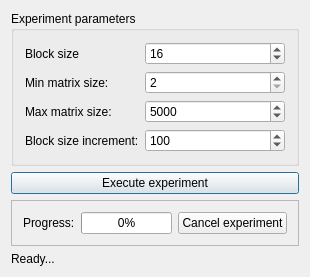
<?xml version="1.0" encoding="UTF-8"?>
<ui version="4.0">
 <class>CMainWindow</class>
 <widget class="QDialog" name="CMainWindow">
  <property name="geometry">
   <rect>
    <x>0</x>
    <y>0</y>
    <width>280</width>
    <height>252</height>
   </rect>
  </property>
  <property name="sizePolicy">
   <sizepolicy hsizetype="Maximum" vsizetype="Maximum">
    <horstretch>0</horstretch>
    <verstretch>0</verstretch>
   </sizepolicy>
  </property>
  <property name="windowTitle">
   <string>CMainWindow</string>
  </property>
  <layout class="QVBoxLayout" name="verticalLayout">
   <item>
    <widget class="QGroupBox" name="gbParameters">
     <property name="sizePolicy">
      <sizepolicy hsizetype="Expanding" vsizetype="Maximum">
       <horstretch>0</horstretch>
       <verstretch>0</verstretch>
      </sizepolicy>
     </property>
     <property name="title">
      <string>Experiment parameters</string>
     </property>
     <layout class="QFormLayout" name="formLayout">
      <item row="0" column="0">
       <widget class="QLabel" name="lbBlockSize">
        <property name="text">
         <string>Block size</string>
        </property>
       </widget>
      </item>
      <item row="0" column="1">
       <widget class="QSpinBox" name="sbBlockSize">
        <property name="minimum">
         <number>1</number>
        </property>
        <property name="maximum">
         <number>999999999</number>
        </property>
        <property name="singleStep">
         <number>1000</number>
        </property>
        <property name="value">
         <number>16</number>
        </property>
       </widget>
      </item>
      <item row="1" column="0">
       <widget class="QLabel" name="lbMinMatrixSize">
        <property name="text">
         <string>Min matrix size:</string>
        </property>
       </widget>
      </item>
      <item row="2" column="0">
       <widget class="QLabel" name="lbMaxMatrixSize">
        <property name="text">
         <string>Max matrix size:</string>
        </property>
       </widget>
      </item>
      <item row="3" column="0">
       <widget class="QLabel" name="lbMatrixSizeIncrement">
        <property name="text">
         <string>Block size increment:</string>
        </property>
       </widget>
      </item>
      <item row="1" column="1">
       <widget class="QSpinBox" name="sbMinMatrixSize">
        <property name="minimum">
         <number>2</number>
        </property>
        <property name="maximum">
         <number>999999999</number>
        </property>
       </widget>
      </item>
      <item row="2" column="1">
       <widget class="QSpinBox" name="sbMaxMatrixSize">
        <property name="minimum">
         <number>2</number>
        </property>
        <property name="maximum">
         <number>999999999</number>
        </property>
        <property name="value">
         <number>5000</number>
        </property>
       </widget>
      </item>
      <item row="3" column="1">
       <widget class="QSpinBox" name="sbMatrixSizeIncrement">
        <property name="minimum">
         <number>1</number>
        </property>
        <property name="maximum">
         <number>999999999</number>
        </property>
        <property name="value">
         <number>100</number>
        </property>
       </widget>
      </item>
     </layout>
    </widget>
   </item>
   <item>
    <widget class="QPushButton" name="btnExecExperiment">
     <property name="sizePolicy">
      <sizepolicy hsizetype="Preferred" vsizetype="Fixed">
       <horstretch>0</horstretch>
       <verstretch>0</verstretch>
      </sizepolicy>
     </property>
     <property name="text">
      <string>Execute experiment</string>
     </property>
    </widget>
   </item>
   <item>
    <widget class="QFrame" name="frmProgress">
     <property name="sizePolicy">
      <sizepolicy hsizetype="Expanding" vsizetype="Maximum">
       <horstretch>0</horstretch>
       <verstretch>0</verstretch>
      </sizepolicy>
     </property>
     <property name="frameShape">
      <enum>QFrame::StyledPanel</enum>
     </property>
     <property name="frameShadow">
      <enum>QFrame::Plain</enum>
     </property>
     <layout class="QHBoxLayout" name="horizontalLayout">
      <item>
       <widget class="QLabel" name="lbProgress">
        <property name="text">
         <string>Progress:</string>
        </property>
       </widget>
      </item>
      <item>
       <widget class="QProgressBar" name="pbProgress">
        <property name="value">
         <number>0</number>
        </property>
       </widget>
      </item>
      <item>
       <widget class="QPushButton" name="btnCancelExperiment">
        <property name="text">
         <string>Cancel experiment</string>
        </property>
       </widget>
      </item>
     </layout>
    </widget>
   </item>
   <item>
    <spacer name="verticalSpacer">
     <property name="orientation">
      <enum>Qt::Vertical</enum>
     </property>
     <property name="sizeHint" stdset="0">
      <size>
       <width>20</width>
       <height>40</height>
      </size>
     </property>
    </spacer>
   </item>
   <item>
    <widget class="QLabel" name="lbStatus">
     <property name="sizePolicy">
      <sizepolicy hsizetype="Expanding" vsizetype="Maximum">
       <horstretch>0</horstretch>
       <verstretch>0</verstretch>
      </sizepolicy>
     </property>
     <property name="text">
      <string>Ready...</string>
     </property>
    </widget>
   </item>
  </layout>
 </widget>
 <layoutdefault spacing="6" margin="11"/>
 <tabstops>
  <tabstop>sbBlockSize</tabstop>
  <tabstop>sbMinMatrixSize</tabstop>
  <tabstop>sbMaxMatrixSize</tabstop>
  <tabstop>sbMatrixSizeIncrement</tabstop>
  <tabstop>btnExecExperiment</tabstop>
  <tabstop>btnCancelExperiment</tabstop>
 </tabstops>
 <resources/>
 <connections>
  <connection>
   <sender>btnExecExperiment</sender>
   <signal>clicked()</signal>
   <receiver>CMainWindow</receiver>
   <slot>executeClick()</slot>
   <hints>
    <hint type="sourcelabel">
     <x>35</x>
     <y>158</y>
    </hint>
    <hint type="destinationlabel">
     <x>3</x>
     <y>159</y>
    </hint>
   </hints>
  </connection>
  <connection>
   <sender>btnCancelExperiment</sender>
   <signal>clicked()</signal>
   <receiver>CMainWindow</receiver>
   <slot>cancelClick()</slot>
   <hints>
    <hint type="sourcelabel">
     <x>234</x>
     <y>199</y>
    </hint>
    <hint type="destinationlabel">
     <x>8</x>
     <y>213</y>
    </hint>
   </hints>
  </connection>
 </connections>
 <slots>
  <slot>executeClick()</slot>
  <slot>cancelClick()</slot>
 </slots>
</ui>
